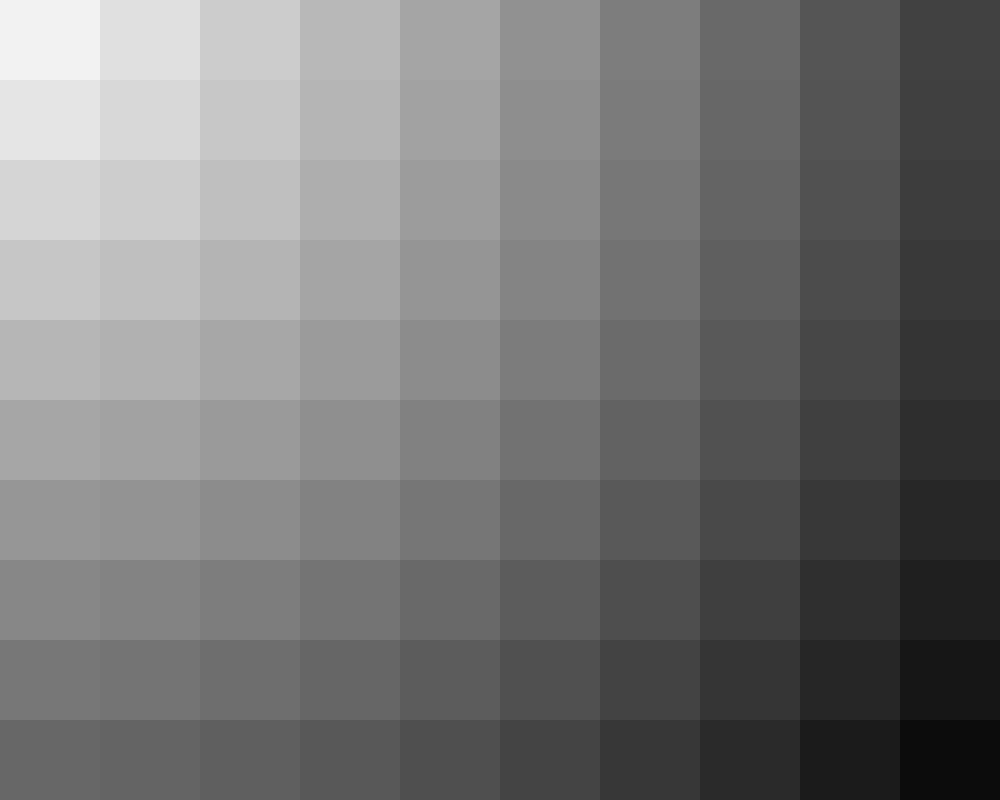
Frame 1 (no input)
Frame 60 (the mouse pressed at the canvas centre just before this capture): identical to frame 1, image omitted
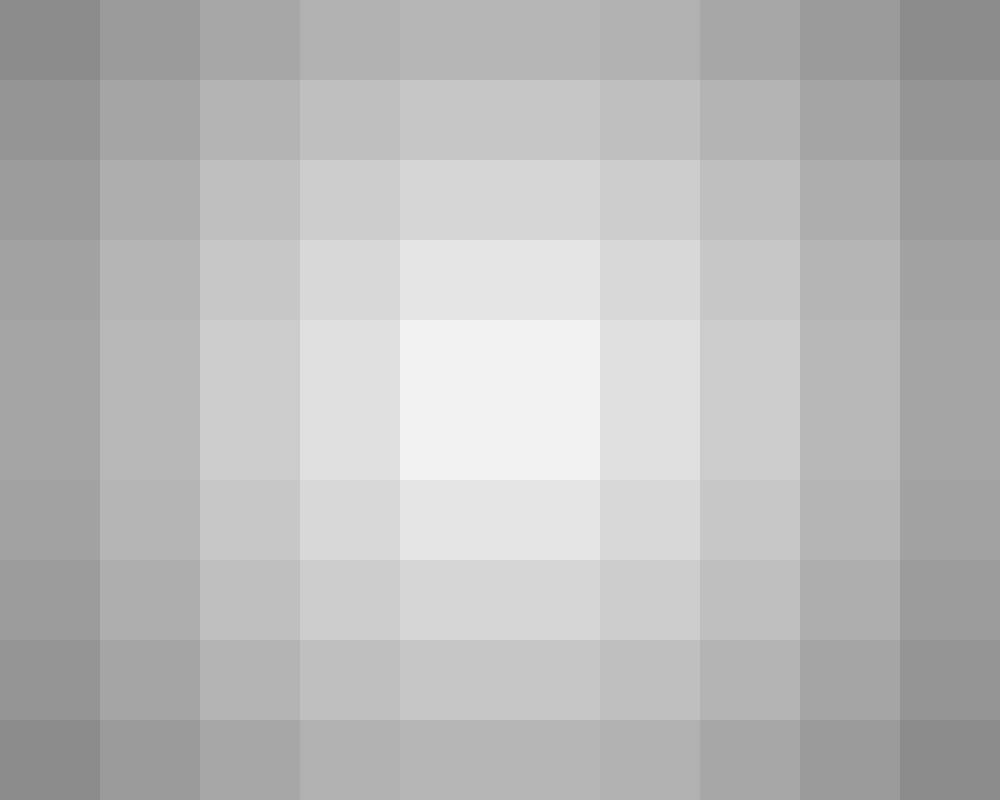
Frame 120 (the mouse held since frame 60 and released just before this capture)

The Processing sketch that drew these frames (run headless with seeded random() and noise(); from frame 60 on, the mouse is pressed at the canvas centre):

// Processing sketch: Array_2D___Escala_de_Grises
// ── Array_2D___Escala_de_Grises.pde
float [][] grilla;
int columnas=10;
int filas=10;

void setup(){
size(1000, 800);
grilla = new float[columnas][filas];
}


void draw(){
  
float anchoCelda = width/columnas;
float altoCelda = height/filas;
float x, y = 0;
float celdaX, celdaY = 0;
float gris = 0;
float distancia = 0;
float distanciaMax = dist(0, 0, width, height);

for (int i = 0; i < columnas; i++) {
  for (int j = 0; j < filas; j++) {
    x = i * anchoCelda;
    y = j * altoCelda;
    celdaX = i * anchoCelda + anchoCelda/2;
    celdaY = j * altoCelda + altoCelda/2;
    distancia = dist(celdaX, celdaY, mouseX, mouseY);
    grilla[i][j] = distancia;
    gris = map(grilla[i][j], 0, distanciaMax, 255, 0);
    noStroke();
    fill(gris);
    rect(x, y, anchoCelda, altoCelda);
  }
}

}
